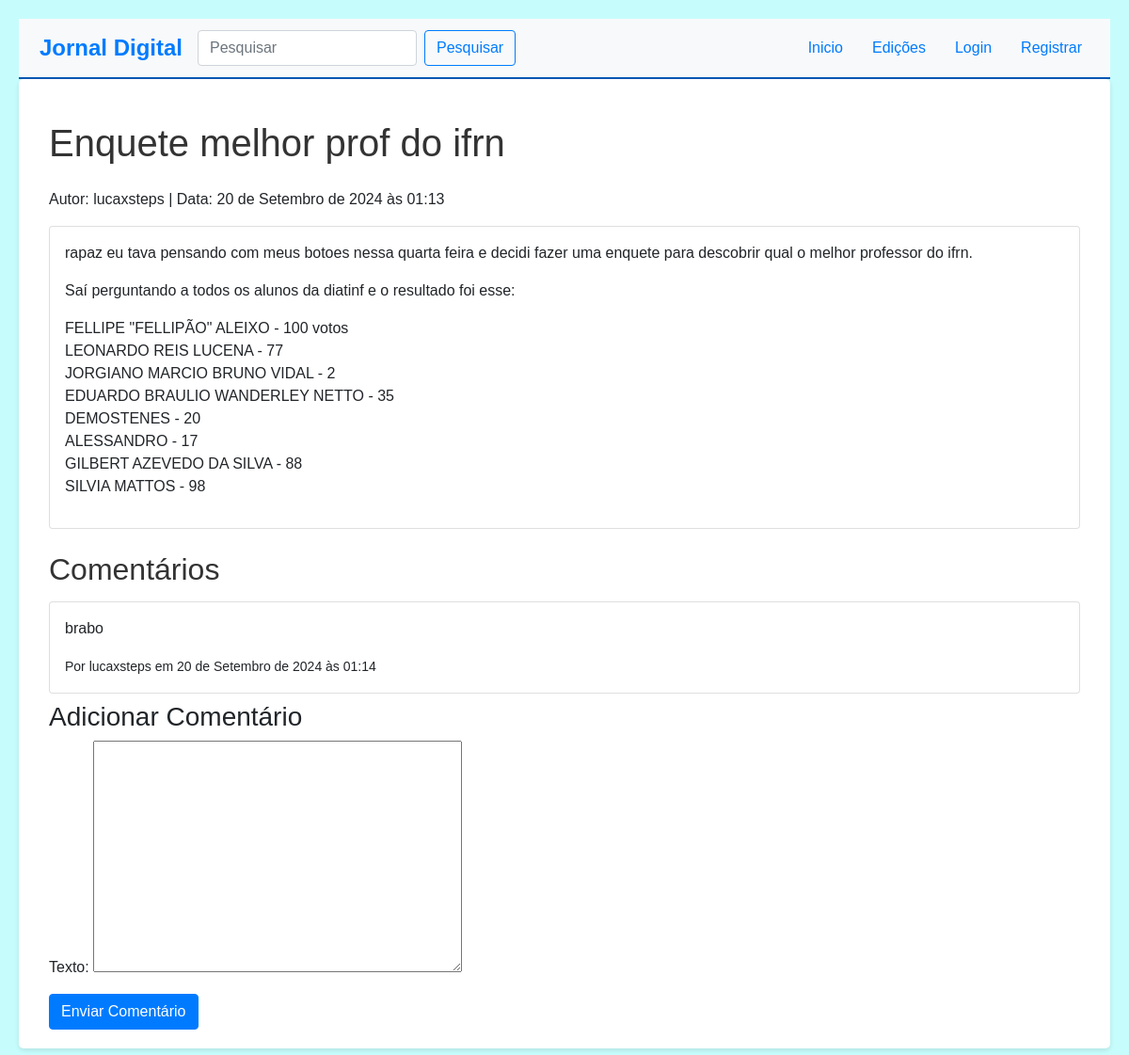
Screenshot of /jornaldigital/noticias/2/ with the database file from the repository.
### JornalDigital/models.py (models this page shows, shortened)
class Noticia(models.Model):
    edicao = models.ForeignKey(Edicao, on_delete=models.CASCADE, related_name='noticias')
    titulo = models.CharField(max_length=200)
    conteudo = models.TextField()
    data_publicacao = models.DateTimeField(auto_now_add=True)
    autor = models.ForeignKey(User, on_delete=models.CASCADE)
    tags = models.ManyToManyField(Tag, related_name='noticias')

class Comentario(models.Model):
    noticia = models.ForeignKey(Noticia, on_delete=models.CASCADE, related_name='comentarios')
    autor = models.ForeignKey(User, on_delete=models.CASCADE)
    texto = models.TextField()
    data = models.DateTimeField(auto_now_add=True)

### JornalDigital/views.py (the view, shortened to what this page needs)
# urls.py: path('noticias/<int:noticia_id>/', ExibirNoticiaView.as_view(), name='exibir_noticia'),
class ExibirNoticiaView(View):
    def get(self, request, noticia_id, *args, **kwargs):
        noticia = get_object_or_404(Noticia, id=noticia_id)
        comentarios = noticia.comentarios.all()
        form = ComentarioForm()
        return render(request, 'JornalDigital/exibir_noticia.html', {'noticia': noticia, 'comentarios': comentarios, 'form': form})

### JornalDigital/forms.py
class ComentarioForm(forms.ModelForm):
    class Meta:
        model = Comentario
        fields = ['texto']

### JornalDigital/templates/JornalDigital/exibir_noticia.html (shortened to what this page needs)
{% extends './base.html' %}
{% block content %}
<div class="container mt-4">
    <h1 class="mb-4">{{ noticia.titulo }}</h1>
    <p>Autor: {{ noticia.autor.username }} | Data: {{ noticia.data_publicacao }}</p>
    <div class="card mb-4">
        <div class="card-body">
            {{ noticia.conteudo|linebreaks }}
        </div>
    </div>
    <h2>Comentários</h2>
    {% for comentario in comentarios %}
        <div class="card mb-2">
            <div class="card-body">
                <p>{{ comentario.texto }}</p>
                <small>Por {{ comentario.autor.username }} em {{ comentario.data }}</small>
            </div>
        </div>
    {% empty %}
        <p>Nenhum comentário ainda.</p>
    {% endfor %}
    <h3>Adicionar Comentário</h3>
    <form method="post">
        {{ form.as_p }}
        <button type="submit" class="btn btn-primary">Enviar Comentário</button>
    </form>
</div>
{% endblock %}

### static/JornalInterno/style.css (style rules this page uses)
form { margin-left: auto; }
body { background-color: #c7fcfc; font-family: Arial, sans-serif; padding: 20px; }
h1, h2 { color: #333333; margin-bottom: 15px; }
.btn-primary { background-color: #007bff; border-color: #007bff; }
.card { margin-bottom: 20px; }

### rows the page displays
Noticia: titulo "Enquete melhor prof do ifrn", autor.username "lucaxsteps", data_publicacao "20 de Setembro de 2024 às 01:13", conteudo "rapaz eu tava pensando com meus botoes nessa quarta feira e decidi fazer uma enquete para descobrir qual o melhor professor do ifrn. Saí perguntando a todos os alunos da diatinf e o resultado foi esse: FELLIPE \"FELLIPÃO\" ALEIXO - 100 votos LEONARDO REIS LUCENA - 77 JORGIANO MARCIO BRUNO VIDAL - 2 EDUARDO BRAULIO WANDERLEY NETTO - 35 DEMOSTENES - 20 ALESSANDRO - 17 GILBERT AZEVEDO DA SILVA - 88 SILVIA MATTOS - 98"
Comentario: texto "brabo", autor.username "lucaxsteps", data "20 de Setembro de 2024 às 01:14"
